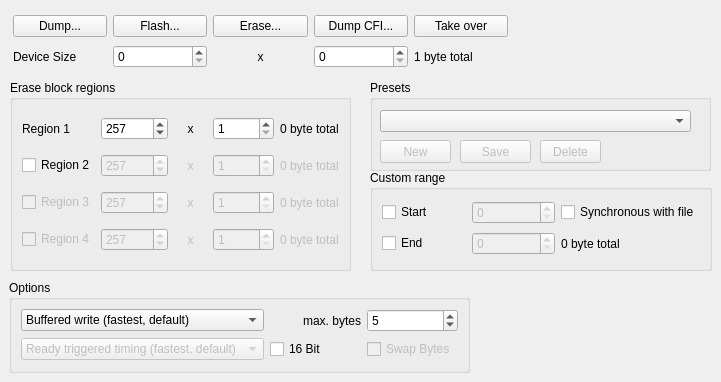
    <widget class="QWidget" name="tabNOR">
     <attribute name="title">
      <string>NOR</string>
     </attribute>
     <widget class="QGroupBox" name="groupBox_4">
      <property name="geometry">
       <rect>
        <x>10</x>
        <y>80</y>
        <width>341</width>
        <height>191</height>
       </rect>
      </property>
      <property name="title">
       <string>Erase block regions</string>
      </property>
      <layout class="QGridLayout" name="gridLayout_4">
       <item row="1" column="0">
        <widget class="QCheckBox" name="cboxNorRegion2">
         <property name="enabled">
          <bool>true</bool>
         </property>
         <property name="text">
          <string>Region 2</string>
         </property>
        </widget>
       </item>
       <item row="2" column="3">
        <widget class="QSpinBox" name="spNorRegion3BlockCount">
         <property name="enabled">
          <bool>false</bool>
         </property>
         <property name="minimum">
          <number>1</number>
         </property>
         <property name="maximum">
          <number>65536</number>
         </property>
         <property name="singleStep">
          <number>1</number>
         </property>
        </widget>
       </item>
       <item row="3" column="4">
        <widget class="QLabel" name="lblNorRegion4Size">
         <property name="enabled">
          <bool>false</bool>
         </property>
         <property name="text">
          <string>0 byte total</string>
         </property>
        </widget>
       </item>
       <item row="3" column="3">
        <widget class="QSpinBox" name="spNorRegion4BlockCount">
         <property name="enabled">
          <bool>false</bool>
         </property>
         <property name="minimum">
          <number>1</number>
         </property>
         <property name="maximum">
          <number>65536</number>
         </property>
         <property name="singleStep">
          <number>1</number>
         </property>
        </widget>
       </item>
       <item row="2" column="0">
        <widget class="QCheckBox" name="cboxNorRegion3">
         <property name="enabled">
          <bool>false</bool>
         </property>
         <property name="text">
          <string>Region 3</string>
         </property>
        </widget>
       </item>
       <item row="1" column="4">
        <widget class="QLabel" name="lblNorRegion2Size">
         <property name="enabled">
          <bool>false</bool>
         </property>
         <property name="text">
          <string>0 byte total</string>
         </property>
        </widget>
       </item>
       <item row="2" column="2">
        <widget class="QLabel" name="lblNorRegion3X">
         <property name="enabled">
          <bool>false</bool>
         </property>
         <property name="text">
          <string>x</string>
         </property>
         <property name="alignment">
          <set>Qt::AlignCenter</set>
         </property>
        </widget>
       </item>
       <item row="0" column="1">
        <widget class="SizeSpinBox" name="spNorRegion1BlockSize">
         <property name="enabled">
          <bool>true</bool>
         </property>
         <property name="keyboardTracking">
          <bool>false</bool>
         </property>
         <property name="minimum">
          <number>256</number>
         </property>
         <property name="maximum">
          <number>16777216</number>
         </property>
         <property name="singleStep">
          <number>256</number>
         </property>
         <property name="value">
          <number>257</number>
         </property>
        </widget>
       </item>
       <item row="3" column="2">
        <widget class="QLabel" name="lblNorRegion4X">
         <property name="enabled">
          <bool>false</bool>
         </property>
         <property name="text">
          <string>x</string>
         </property>
         <property name="alignment">
          <set>Qt::AlignCenter</set>
         </property>
        </widget>
       </item>
       <item row="1" column="1">
        <widget class="SizeSpinBox" name="spNorRegion2BlockSize">
         <property name="enabled">
          <bool>false</bool>
         </property>
         <property name="keyboardTracking">
          <bool>false</bool>
         </property>
         <property name="minimum">
          <number>256</number>
         </property>
         <property name="maximum">
          <number>16777216</number>
         </property>
         <property name="singleStep">
          <number>256</number>
         </property>
         <property name="value">
          <number>257</number>
         </property>
        </widget>
       </item>
       <item row="1" column="2">
        <widget class="QLabel" name="lblNorRegion2X">
         <property name="enabled">
          <bool>false</bool>
         </property>
         <property name="text">
          <string>x</string>
         </property>
         <property name="alignment">
          <set>Qt::AlignCenter</set>
         </property>
        </widget>
       </item>
       <item row="2" column="1">
        <widget class="SizeSpinBox" name="spNorRegion3BlockSize">
         <property name="enabled">
          <bool>false</bool>
         </property>
         <property name="keyboardTracking">
          <bool>false</bool>
         </property>
         <property name="minimum">
          <number>256</number>
         </property>
         <property name="maximum">
          <number>16777216</number>
         </property>
         <property name="singleStep">
          <number>256</number>
         </property>
         <property name="value">
          <number>257</number>
         </property>
        </widget>
       </item>
       <item row="3" column="0">
        <widget class="QCheckBox" name="cboxNorRegion4">
         <property name="enabled">
          <bool>false</bool>
         </property>
         <property name="text">
          <string>Region 4</string>
         </property>
        </widget>
       </item>
       <item row="3" column="1">
        <widget class="SizeSpinBox" name="spNorRegion4BlockSize">
         <property name="enabled">
          <bool>false</bool>
         </property>
         <property name="keyboardTracking">
          <bool>false</bool>
         </property>
         <property name="minimum">
          <number>256</number>
         </property>
         <property name="maximum">
          <number>16777216</number>
         </property>
         <property name="singleStep">
          <number>256</number>
         </property>
         <property name="value">
          <number>257</number>
         </property>
        </widget>
       </item>
       <item row="0" column="2">
        <widget class="QLabel" name="lblNorRegion1X">
         <property name="enabled">
          <bool>true</bool>
         </property>
         <property name="text">
          <string>x</string>
         </property>
         <property name="alignment">
          <set>Qt::AlignCenter</set>
         </property>
        </widget>
       </item>
       <item row="1" column="3">
        <widget class="QSpinBox" name="spNorRegion2BlockCount">
         <property name="enabled">
          <bool>false</bool>
         </property>
         <property name="minimum">
          <number>1</number>
         </property>
         <property name="maximum">
          <number>65536</number>
         </property>
         <property name="singleStep">
          <number>1</number>
         </property>
        </widget>
       </item>
       <item row="0" column="3">
        <widget class="QSpinBox" name="spNorRegion1BlockCount">
         <property name="enabled">
          <bool>true</bool>
         </property>
         <property name="minimum">
          <number>1</number>
         </property>
         <property name="maximum">
          <number>65536</number>
         </property>
         <property name="singleStep">
          <number>1</number>
         </property>
        </widget>
       </item>
       <item row="0" column="4">
        <widget class="QLabel" name="lblNorRegion1Size">
         <property name="enabled">
          <bool>true</bool>
         </property>
         <property name="text">
          <string>0 byte total</string>
         </property>
        </widget>
       </item>
       <item row="0" column="0">
        <widget class="QLabel" name="lblNorDeviceSize_2">
         <property name="text">
          <string>Region 1</string>
         </property>
         <property name="alignment">
          <set>Qt::AlignLeading|Qt::AlignLeft|Qt::AlignVCenter</set>
         </property>
        </widget>
       </item>
       <item row="2" column="4">
        <widget class="QLabel" name="lblNorRegion3Size">
         <property name="enabled">
          <bool>false</bool>
         </property>
         <property name="text">
          <string>0 byte total</string>
         </property>
        </widget>
       </item>
      </layout>
     </widget>
     <widget class="QGroupBox" name="groupBox_5">
      <property name="geometry">
       <rect>
        <x>370</x>
        <y>170</y>
        <width>342</width>
        <height>101</height>
       </rect>
      </property>
      <property name="title">
       <string>Custom range</string>
      </property>
      <layout class="QGridLayout" name="gridLayout_2">
       <item row="0" column="0">
        <widget class="QCheckBox" name="cboxNorRangeStart">
         <property name="text">
          <string>Start</string>
         </property>
        </widget>
       </item>
       <item row="0" column="1">
        <widget class="EraseBlockSpinBox" name="spNorRangeStart">
         <property name="enabled">
          <bool>false</bool>
         </property>
         <property name="keyboardTracking">
          <bool>false</bool>
         </property>
         <property name="maximum">
          <number>2147483647</number>
         </property>
         <property name="singleStep">
          <number>1</number>
         </property>
        </widget>
       </item>
       <item row="0" column="2">
        <widget class="QCheckBox" name="cboxNorRangeSync">
         <property name="toolTip">
          <string>If this is checked, the offset in the file will always be the same
as the offset in the flash. If it is unchecked, it will be offset by
the number of bytes in start. Unchecked is the mode that was
used before this setting was added.</string>
         </property>
         <property name="text">
          <string>Synchronous with file</string>
         </property>
        </widget>
       </item>
       <item row="1" column="0">
        <widget class="QCheckBox" name="cboxNorRangeEnd">
         <property name="text">
          <string>End</string>
         </property>
        </widget>
       </item>
       <item row="1" column="1">
        <widget class="EraseBlockSpinBox" name="spNorRangeEnd">
         <property name="enabled">
          <bool>false</bool>
         </property>
         <property name="keyboardTracking">
          <bool>false</bool>
         </property>
         <property name="maximum">
          <number>2147483647</number>
         </property>
         <property name="singleStep">
          <number>1</number>
         </property>
        </widget>
       </item>
       <item row="1" column="2">
        <widget class="QLabel" name="lblNorRangeSize">
         <property name="enabled">
          <bool>true</bool>
         </property>
         <property name="text">
          <string>0 byte total</string>
         </property>
        </widget>
       </item>
      </layout>
     </widget>
     <widget class="QGroupBox" name="groupBox_6">
      <property name="geometry">
       <rect>
        <x>9</x>
        <y>280</y>
        <width>461</width>
        <height>93</height>
       </rect>
      </property>
      <property name="title">
       <string>Options</string>
      </property>
      <layout class="QGridLayout" name="gridLayout">
       <item row="0" column="0">
        <widget class="QComboBox" name="cbNorWriteMethod">
         <property name="enabled">
          <bool>true</bool>
         </property>
         <property name="frame">
          <bool>true</bool>
         </property>
         <item>
          <property name="text">
           <string>Buffered write (fastest, default)</string>
          </property>
         </item>
         <item>
          <property name="text">
           <string>Single word program</string>
          </property>
         </item>
         <item>
          <property name="text">
           <string>Double word program</string>
          </property>
         </item>
        </widget>
       </item>
       <item row="0" column="1">
        <widget class="QLabel" name="lblNorOptionsMultiByteMax">
         <property name="text">
          <string>max. bytes</string>
         </property>
         <property name="alignment">
          <set>Qt::AlignRight|Qt::AlignTrailing|Qt::AlignVCenter</set>
         </property>
        </widget>
       </item>
       <item row="0" column="2">
        <widget class="BinSizeSpinBox" name="spNorBufferedMaxBytes">
         <property name="minimum">
          <number>0</number>
         </property>
         <property name="maximum">
          <number>10</number>
         </property>
         <property name="singleStep">
          <number>1</number>
         </property>
         <property name="value">
          <number>5</number>
         </property>
        </widget>
       </item>
       <item row="1" column="0">
        <widget class="QComboBox" name="cbNorWaitMethod">
         <property name="enabled">
          <bool>false</bool>
         </property>
         <property name="frame">
          <bool>true</bool>
         </property>
         <item>
          <property name="text">
           <string>Ready triggered timing (fastest, default)</string>
          </property>
         </item>
         <item>
          <property name="text">
           <string>Data polling timing (failsafe)</string>
          </property>
         </item>
         <item>
          <property name="text">
           <string>Static timing</string>
          </property>
         </item>
         <item>
          <property name="text">
           <string>USB transfer timing (avoid)</string>
          </property>
         </item>
        </widget>
       </item>
       <item row="1" column="1">
        <widget class="QCheckBox" name="cboxDouble">
         <property name="text">
          <string>16 Bit</string>
         </property>
         <property name="checked">
          <bool>false</bool>
         </property>
        </widget>
       </item>
       <item row="1" column="2">
        <widget class="QCheckBox" name="cboxByteSwap">
         <property name="enabled">
          <bool>false</bool>
         </property>
         <property name="text">
          <string>Swap Bytes</string>
         </property>
        </widget>
       </item>
      </layout>
     </widget>
     <widget class="QWidget" name="layoutWidget">
      <property name="geometry">
       <rect>
        <x>13</x>
        <y>13</y>
        <width>495</width>
        <height>59</height>
       </rect>
      </property>
      <layout class="QGridLayout" name="gridLayout_3">
       <item row="0" column="0">
        <widget class="QPushButton" name="btnNorDump">
         <property name="enabled">
          <bool>true</bool>
         </property>
         <property name="font">
          <font>
           <family>MS Shell Dlg 2</family>
          </font>
         </property>
         <property name="text">
          <string>Dump...</string>
         </property>
        </widget>
       </item>
       <item row="0" column="1">
        <widget class="QPushButton" name="btnNorFlash">
         <property name="acceptDrops">
          <bool>false</bool>
         </property>
         <property name="text">
          <string>Flash...</string>
         </property>
        </widget>
       </item>
       <item row="0" column="2">
        <widget class="QPushButton" name="btnNorErase">
         <property name="acceptDrops">
          <bool>false</bool>
         </property>
         <property name="text">
          <string>Erase...</string>
         </property>
        </widget>
       </item>
       <item row="0" column="3">
        <widget class="QPushButton" name="btnNorDumpCFI">
         <property name="acceptDrops">
          <bool>false</bool>
         </property>
         <property name="text">
          <string>Dump CFI...</string>
         </property>
        </widget>
       </item>
       <item row="0" column="4">
        <widget class="QPushButton" name="btnNorDetect">
         <property name="enabled">
          <bool>true</bool>
         </property>
         <property name="acceptDrops">
          <bool>false</bool>
         </property>
         <property name="toolTip">
          <string>This will pull the signal TRI low (0V), allowing for the user to plug in the ProgSkeet USB before turning on the device in use. </string>
         </property>
         <property name="text">
          <string>Take over</string>
         </property>
        </widget>
       </item>
       <item row="1" column="0">
        <widget class="QLabel" name="lblNorDeviceSize">
         <property name="text">
          <string>Device Size</string>
         </property>
         <property name="alignment">
          <set>Qt::AlignLeading|Qt::AlignLeft|Qt::AlignVCenter</set>
         </property>
        </widget>
       </item>
       <item row="1" column="1">
        <widget class="BinSizeSpinBox" name="spNorDeviceSize">
         <property name="keyboardTracking">
          <bool>false</bool>
         </property>
         <property name="maximum">
          <number>27</number>
         </property>
         <property name="singleStep">
          <number>1</number>
         </property>
        </widget>
       </item>
       <item row="1" column="2">
        <widget class="QLabel" name="lblNorX">
         <property name="text">
          <string>x</string>
         </property>
         <property name="alignment">
          <set>Qt::AlignCenter</set>
         </property>
        </widget>
       </item>
       <item row="1" column="3">
        <widget class="QSpinBox" name="spNorChipCount">
         <property name="minimum">
          <number>0</number>
         </property>
         <property name="maximum">
          <number>32</number>
         </property>
         <property name="singleStep">
          <number>1</number>
         </property>
         <property name="value">
          <number>0</number>
         </property>
        </widget>
       </item>
       <item row="1" column="4">
        <widget class="QLabel" name="lblNorDeviceSizeTotal">
         <property name="text">
          <string>1 byte total</string>
         </property>
        </widget>
       </item>
      </layout>
     </widget>
     <widget class="QComboBox" name="cbNorPresets">
      <property name="geometry">
       <rect>
        <x>380</x>
        <y>110</y>
        <width>311</width>
        <height>22</height>
       </rect>
      </property>
     </widget>
     <widget class="QGroupBox" name="groupBox_7">
      <property name="geometry">
       <rect>
        <x>370</x>
        <y>80</y>
        <width>341</width>
        <height>91</height>
       </rect>
      </property>
      <property name="title">
       <string>Presets</string>
      </property>
      <widget class="QPushButton" name="btnPresetNew_2">
       <property name="enabled">
        <bool>false</bool>
       </property>
       <property name="geometry">
        <rect>
         <x>10</x>
         <y>60</y>
         <width>71</width>
         <height>23</height>
        </rect>
       </property>
       <property name="text">
        <string>New</string>
       </property>
      </widget>
      <widget class="QPushButton" name="btnPresetDelete_2">
       <property name="enabled">
        <bool>false</bool>
       </property>
       <property name="geometry">
        <rect>
         <x>170</x>
         <y>60</y>
         <width>61</width>
         <height>23</height>
        </rect>
       </property>
       <property name="toolTip">
        <string>Delete</string>
       </property>
       <property name="text">
        <string>Delete</string>
       </property>
      </widget>
      <widget class="QPushButton" name="btnPresetSave_2">
       <property name="enabled">
        <bool>false</bool>
       </property>
       <property name="geometry">
        <rect>
         <x>90</x>
         <y>60</y>
         <width>71</width>
         <height>23</height>
        </rect>
       </property>
       <property name="text">
        <string>Save</string>
       </property>
      </widget>
     </widget>
     <zorder>groupBox_7</zorder>
     <zorder>groupBox_4</zorder>
     <zorder>groupBox_5</zorder>
     <zorder>groupBox_6</zorder>
     <zorder>layoutWidget</zorder>
     <zorder>cbNorPresets</zorder>
    </widget>
